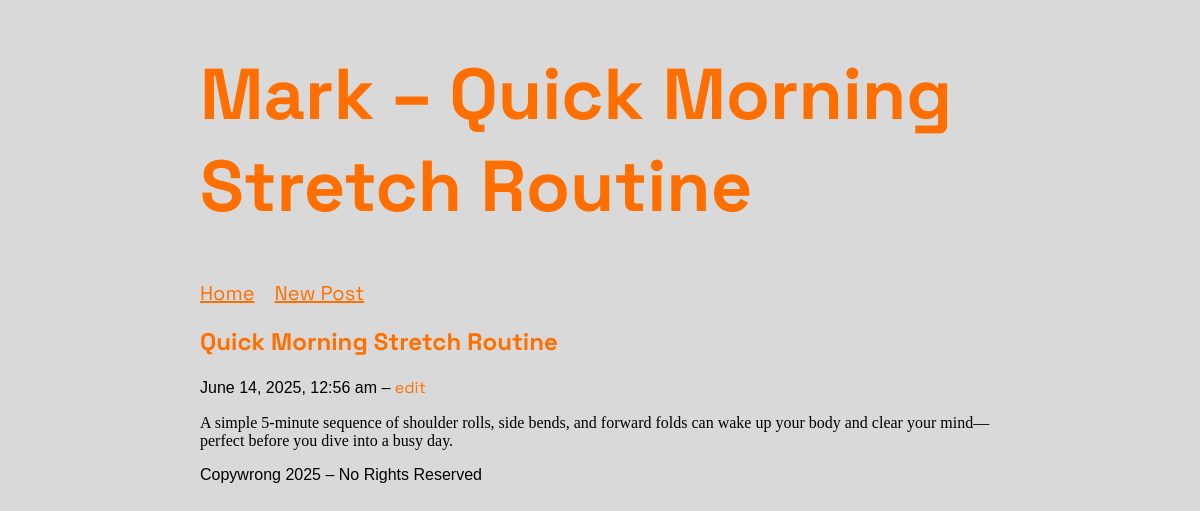
Page /show.php?id=15 on the committed database.
### tables this page shows
CREATE TABLE `posts` (
  `id` int(11) NOT NULL,
  `title` varchar(255) NOT NULL,
  `content` text NOT NULL,
  `created_at` timestamp NOT NULL DEFAULT current_timestamp()
);

### show.php (the view, shortened to what this page needs)
<?php
require 'connect.php';
$id = filter_input(INPUT_GET, 'id', FILTER_VALIDATE_INT);
$stmt = $db->prepare("SELECT * FROM posts WHERE id = ?");
$stmt->execute([$id]);
$post = $stmt->fetch(PDO::FETCH_ASSOC);
?>
<!DOCTYPE html>
<html lang="en">
<head>
  <link rel="stylesheet" href="main.css">
</head>
<body>
  <header>
    <h1>Mark – <?= htmlspecialchars($post['title']) ?></h1>
    <nav>
      <a class="tab" href="index.php">Home</a>
      <a class="tab" href="new.php">New Post</a>
    </nav>
  </header>
  <section class="post-full">
    <article>
      <h2><?= htmlspecialchars($post['title']) ?></h2>
      <p class="meta">
        <?= date('F j, Y, g:i a', strtotime($post['created_at'])) ?>
        – <a href="edit.php?id=<?= $post['id'] ?>">edit</a>
      </p>
      <div class="content">
        <?= nl2br(htmlspecialchars($post['content'])) ?>
      </div>
    </article>
  </section>
  <footer>
    <p>Copywrong <?= date('Y') ?> – No Rights Reserved</p>
  </footer>
</body>
</html>

### main.css (style rules this page uses)
body { margin: 0 200px 200px; background-color: rgb(217, 217, 217); }
h2 { color: rgb(255, 111, 0); }
p { color: rgb(0, 0, 0); font-family:Arial, Helvetica, sans-serif ; }
h1 { font-size: 72px; align-content: center; }
h1, h2, a { font-family: "Space Grotesk", sans-serif; text-decoration: none; color: rgb(255, 111, 0); }
nav { display: inline-flex; align-items: center; justify-content: center; gap: 0; }
nav a { padding-right: 0.5em 1em; text-decoration: underline; font-size: 20px; padding-right: 20px; }

### rows in the picture
posts: title "Quick Morning Stretch Routine", created_at "June 14, 2025, 12:56 am", content "A simple 5-minute sequence of shoulder rolls, side bends, and forward folds can wake up your body and clear your mind—perfect before you dive into a busy day."
